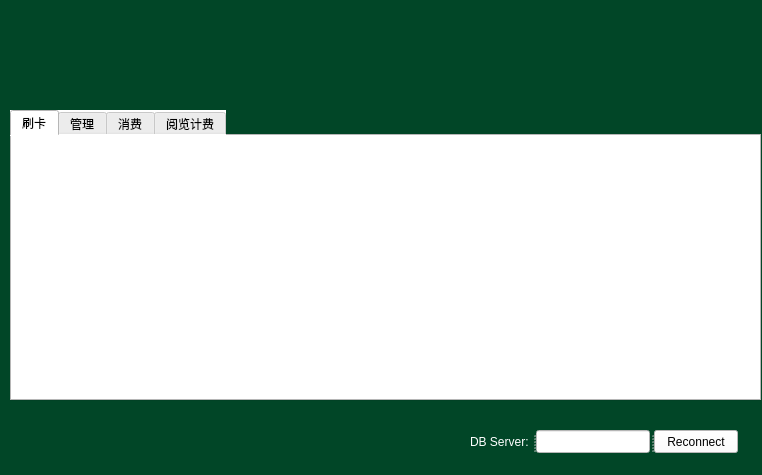
<?xml version="1.0" encoding="UTF-8"?>
<ui version="4.0">
 <class>MainWidget</class>
 <widget class="QWidget" name="MainWidget">
  <property name="geometry">
   <rect>
    <x>0</x>
    <y>0</y>
    <width>762</width>
    <height>475</height>
   </rect>
  </property>
  <property name="windowTitle">
   <string>MainWidget</string>
  </property>
  <property name="styleSheet">
   <string notr="true">background-color: rgb(1, 70, 39);</string>
  </property>
  <widget class="QTabWidget" name="tabWidget">
   <property name="geometry">
    <rect>
     <x>10</x>
     <y>110</y>
     <width>751</width>
     <height>291</height>
    </rect>
   </property>
   <property name="styleSheet">
    <string notr="true">background-color: rgb(255, 255, 255);
font: 75 12pt &quot;黑体&quot;;</string>
   </property>
   <property name="currentIndex">
    <number>0</number>
   </property>
   <widget class="ClockInWidget" name="clockInPage">
    <attribute name="title">
     <string>刷卡</string>
    </attribute>
    <widget class="QWidget" name="widget" native="true">
     <property name="geometry">
      <rect>
       <x>550</x>
       <y>70</y>
       <width>201</width>
       <height>201</height>
      </rect>
     </property>
     <property name="styleSheet">
      <string notr="true">image: url(:/pic/marry.png);</string>
     </property>
    </widget>
   </widget>
   <widget class="ManageWidget" name="manPage">
    <attribute name="title">
     <string>管理</string>
    </attribute>
   </widget>
   <widget class="ShopWidget" name="shopPage">
    <attribute name="title">
     <string>消费</string>
    </attribute>
   </widget>
   <widget class="ReadWidget" name="readPage">
    <attribute name="title">
     <string>阅览计费</string>
    </attribute>
    <widget class="QWidget" name="widget_2" native="true">
     <property name="geometry">
      <rect>
       <x>550</x>
       <y>70</y>
       <width>201</width>
       <height>201</height>
      </rect>
     </property>
     <property name="styleSheet">
      <string notr="true">image: url(:/pic/marry.png);</string>
     </property>
    </widget>
   </widget>
  </widget>
  <widget class="QLabel" name="label">
   <property name="geometry">
    <rect>
     <x>20</x>
     <y>0</y>
     <width>741</width>
     <height>101</height>
    </rect>
   </property>
   <property name="styleSheet">
    <string notr="true">image: url(:/pic/title.png);</string>
   </property>
  </widget>
  <widget class="QSplitter" name="splitter">
   <property name="geometry">
    <rect>
     <x>470</x>
     <y>430</y>
     <width>268</width>
     <height>23</height>
    </rect>
   </property>
   <property name="orientation">
    <enum>Qt::Horizontal</enum>
   </property>
   <widget class="QLabel" name="label_2">
    <property name="styleSheet">
     <string notr="true">color: rgb(255, 255, 255);</string>
    </property>
    <property name="text">
     <string>DB Server:</string>
    </property>
   </widget>
   <widget class="QLineEdit" name="lineEdit">
    <property name="styleSheet">
     <string notr="true">background-color: rgb(255, 255, 255);</string>
    </property>
   </widget>
   <widget class="QPushButton" name="reconnectBtn">
    <property name="styleSheet">
     <string notr="true">background-color: rgb(255, 255, 255);</string>
    </property>
    <property name="text">
     <string>Reconnect</string>
    </property>
   </widget>
  </widget>
  <widget class="QLabel" name="label_3">
   <property name="geometry">
    <rect>
     <x>260</x>
     <y>410</y>
     <width>71</width>
     <height>51</height>
    </rect>
   </property>
   <property name="styleSheet">
    <string notr="true">image: url(:/pic/flower.png);</string>
   </property>
   <property name="text">
    <string/>
   </property>
  </widget>
  <widget class="QLabel" name="label_4">
   <property name="geometry">
    <rect>
     <x>70</x>
     <y>440</y>
     <width>31</width>
     <height>31</height>
    </rect>
   </property>
   <property name="styleSheet">
    <string notr="true">image: url(:/pic/flower.png);</string>
   </property>
   <property name="text">
    <string/>
   </property>
  </widget>
  <widget class="QLabel" name="label_5">
   <property name="geometry">
    <rect>
     <x>270</x>
     <y>110</y>
     <width>31</width>
     <height>21</height>
    </rect>
   </property>
   <property name="styleSheet">
    <string notr="true">image: url(:/pic/flower.png);</string>
   </property>
   <property name="text">
    <string/>
   </property>
  </widget>
  <widget class="QLabel" name="label_6">
   <property name="geometry">
    <rect>
     <x>550</x>
     <y>90</y>
     <width>41</width>
     <height>31</height>
    </rect>
   </property>
   <property name="styleSheet">
    <string notr="true">image: url(:/pic/flower.png);</string>
   </property>
   <property name="text">
    <string/>
   </property>
  </widget>
 </widget>
 <layoutdefault spacing="6" margin="11"/>
 <customwidgets>
  <customwidget>
   <class>ClockInWidget</class>
   <extends>QWidget</extends>
   <header>ClockInWidget.h</header>
   <container>1</container>
  </customwidget>
  <customwidget>
   <class>ManageWidget</class>
   <extends>QWidget</extends>
   <header>ManageWidget.h</header>
   <container>1</container>
  </customwidget>
  <customwidget>
   <class>ShopWidget</class>
   <extends>QWidget</extends>
   <header>ShopWidget.h</header>
   <container>1</container>
  </customwidget>
  <customwidget>
   <class>ReadWidget</class>
   <extends>QWidget</extends>
   <header>readwidget.h</header>
   <container>1</container>
  </customwidget>
 </customwidgets>
 <resources/>
 <connections/>
</ui>
